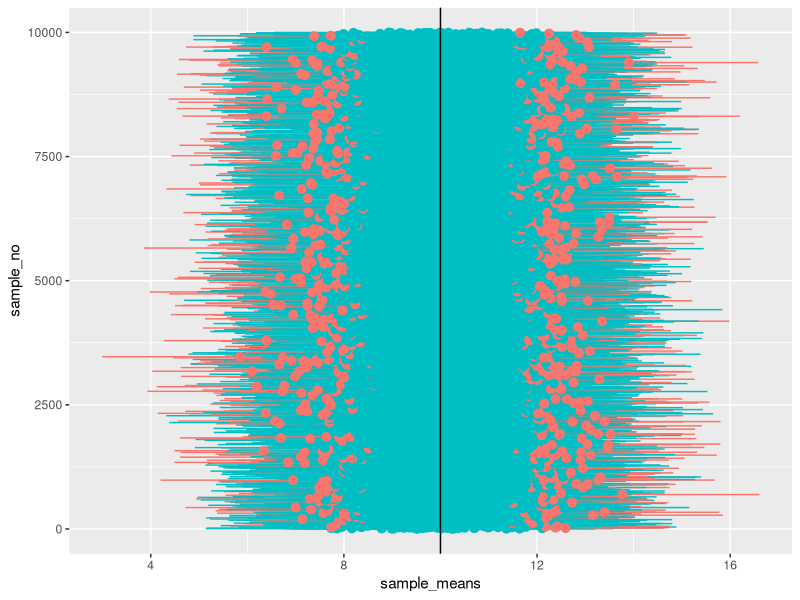
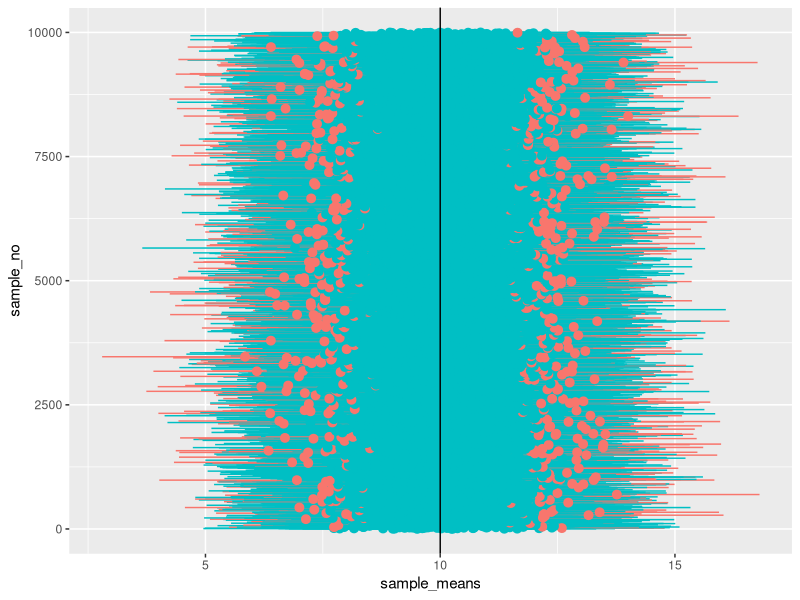

R code for these plots, in order:
library(dplyr)
library(ggplot2)

ci_sigma_unknown_1 <- function(samples, confidence = 0.95) {
  size <- sapply(samples, length)
  z <- -qnorm((1 - confidence)/2)
  means <- sapply(samples, mean)
  sds <- sapply(samples, sd)
  err <- sds/sqrt(size)
  return(data_frame(sample_no = 1:length(samples),
                    sample_means = means,
                    ymin = means - z*err,
                    ymax = means + z*err))
}

k <- 10000
n <- 20
mu <- 10
sigma <- 5

norm_data <- replicate(k, data_frame(rnorm(n, mu, sigma)))

ci <- ci_sigma_unknown_1(norm_data)

covered <- ci$ymin < mu & ci$ymax > mu

mean(covered)

ggplot(ci, aes(x=sample_no, y=sample_means, ymin=ymin, ymax=ymax)) +
  geom_pointrange(aes(color=factor(as.numeric(covered)))) +
  geom_hline(aes(yintercept=10)) + 
  coord_flip() +
  theme(legend.position="none")

# Everyhing done properly
ci_sigma_unknown_correct <- function(samples, confidence = 0.95) {
  size <- sapply(samples, length)
  pm_val <- -qt((1 - confidence)/2, size - 1)
  means <- sapply(samples, mean)
  sds <- sapply(samples, sd)
  err <- sds/sqrt(n)
  return(data_frame(sample_no = 1:length(samples),
                    sample_means = means,
                    ymin = means - pm_val*err,
                    ymax = means + pm_val*err))
}

ci <- ci_sigma_unknown_correct(norm_data)

covered <- ci$ymin < mu & ci$ymax > mu

mean(covered)

ggplot(ci, aes(x=sample_no, y=sample_means, ymin=ymin, ymax=ymax)) +
  geom_pointrange(aes(color=factor(as.numeric(covered)))) +
  geom_hline(aes(yintercept=10)) + 
  coord_flip() +
  theme(legend.position="none")


